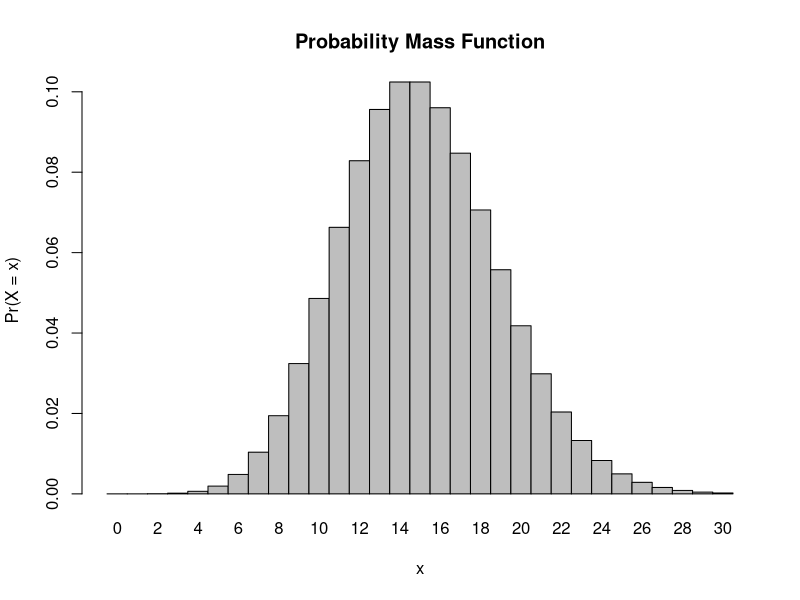
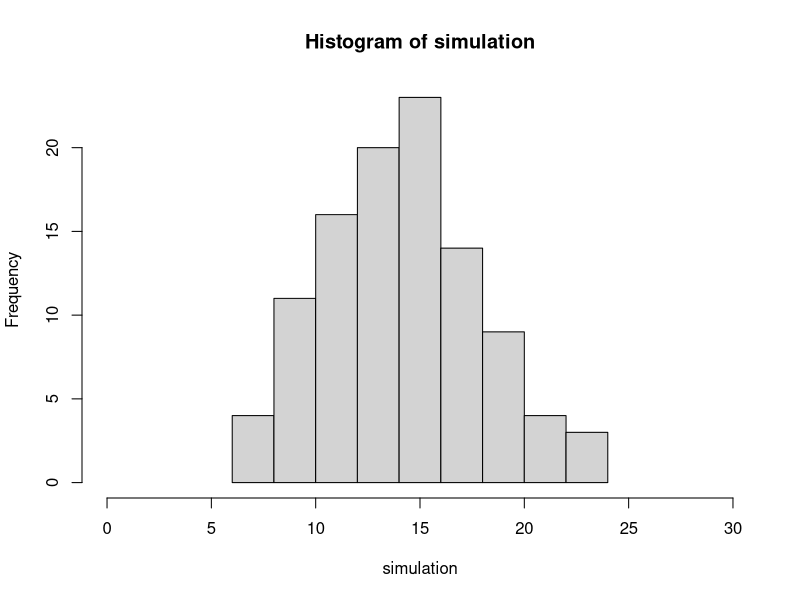

Write the R code that produced these figures, in order.
## ---- chunk 1
# What is the probability that she will hear more than 8 calls during any given session?
p_more_than_8 <- ppois(8, lambda = 15, lower.tail = FALSE)

# What is the probability that she will hear no calls in a session?
p_0_calls <- dpois(0, lambda = 15)

# What is the probability that she will hear exactly 3 calls in a session?
p_is_3 <- dpois(3, lambda = 15)

# Plot the relevant Poisson mass function over the values in range 0 ≤ 𝑥 ≤ 30.

x <- 0:30
l = 15
probset <- dpois(x = x, lambda = l)
barplot(probset, names.arg = x, space = 0, xlab = "x", ylab = "Pr(X = x)", main = "Probability Mass Function")

# Simulate 104 results from this distribution (i.e., 2 years of Saturday monitoring sessions).
simulation <- rpois(104, lambda = 15)


# Plot the simulated results using hist() and use xlim() to set the horizontal limits to be from 0 to 30. How does your histogram compare to the shape of the probability mass function you plotted above?

hist(simulation, xlim = c(0, 30))

#Response to question: The histogram of the simulated results looks very similar to the theoretical Poisson probability mass function. Both plots show that the distribution is unimodal with the highest frequency around 15 calls and tapering off on both sides. Although the simulation (with 104 sessions) shows some random fluctuations because of the limited sample size, its overall shape confirms the expected Poisson pattern. With a larger number of simulations, the histogram would converge even more closely to the PMF
